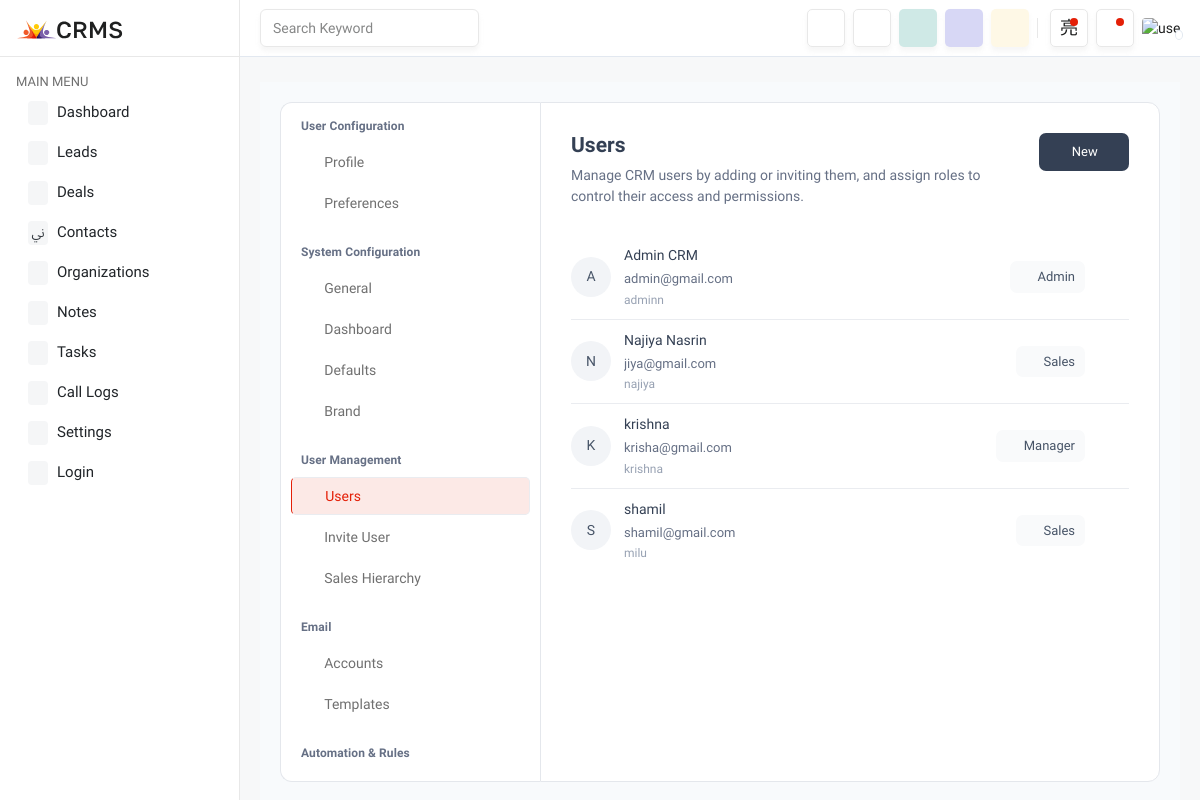
/users/ (signed in), run on the app's committed database.
### app/models.py (models this page shows, shortened)
class Users_db(models.Model):
    branch = models.ForeignKey(Branch_db, on_delete=models.CASCADE, related_name='users')
    username = models.CharField(max_length=150, unique=True)
    password = models.CharField(max_length=255)
    full_name = models.CharField(max_length=150)
    email = models.EmailField(unique=True)
    role = models.CharField(max_length=20, choices=ROLE_CHOICES, default='sales')
    status = models.CharField(max_length=20, choices=STATUS_CHOICES, default='active')
    created_at = models.DateTimeField(auto_now_add=True)
    updated_at = models.DateTimeField(auto_now=True)

### app/views.py (the view)
# urls.py: path("users/", views.users, name="users"),
def users(request):
    if 'B_id' in request.session:
        if request.session.has_key('B_id'):
            B_id = request.session['B_id']
        branch = Branch_db.objects.get(id=B_id)
        users_list = Users_db.objects.filter(
            branch=branch,
            status="active"
        ).order_by("full_name")
        return render(request, "users.html",
            {
                "users": users_list,
                "branch": branch,
                "role_choices": ROLE_CHOICES
            }
        )
    else:
        return redirect("login")

### app/models.py (called while the page is built)
    def __str__(self):
        return self.username

### templates/users.html (shortened to what this page needs)
{% extends 'base.html' %}
{% load static %}
{% block content %}
<div class="page-wrapper">
    <div class="content">
        <div class="settings-page">
            <div class="settings-sidebar">
                <div class="settings-scroll">
                    <div class="settings-section">
                        <div class="settings-section-title">
                            User Configuration
                        </div>
                        <a
                            href="{% url 'settings' %}"
                            class="settings-menu-item {% if request.resolver_match.url_name == 'settings' %}active{% endif %}"
                        >
                            <i class="ti ti-user-circle"></i>
                            <span>Profile</span>
                        </a>
                        <a
                            href="{% url 'preferences' %}"
                            class="settings-menu-item {% if request.resolver_match.url_name == 'preferences' %}active{% endif %}"
                        >
                            <i class="ti ti-adjustments"></i>
                            <span>Preferences</span>
                        </a>
                    </div>
                    <div class="settings-section">
                        <div class="settings-section-title">
                            System Configuration
                        </div>
                        <a
                            href="{% url 'general' %}"
                            class="settings-menu-item {% if request.resolver_match.url_name == 'general' %}active{% endif %}"
                        >
                            <i class="ti ti-settings"></i>
                            <span>General</span>
                        </a>
                        <a
                            href="{% url 'settings_dashboard' %}"
                            class="settings-menu-item {% if request.resolver_match.url_name == 'settings_dashboard' %}active{% endif %}"
                        >
                            <i class="ti ti-layout-dashboard"></i>
                            <span>Dashboard</span>
                        </a>
                        <a
                            href="{% url 'defaults' %}"
                            class="settings-menu-item {% if request.resolver_match.url_name == 'defaults' %}active{% endif %}"
                        >
                            <i class="ti ti-settings-automation"></i>
                            <span>Defaults</span>
                        </a>
                        <a
                            href="{% url 'brand' %}"
                            class="settings-menu-item {% if request.resolver_match.url_name == 'brand' %}active{% endif %}"
                        >
                            <i class="ti ti-brand-tabler"></i>
                            <span>Brand</span>
                        </a>
                    </div>
                    <div class="settings-section">
                        <div class="settings-section-title">
                            User Management
                        </div>
                        <a
                            href="{% url 'users' %}"
                            class="settings-menu-item {% if request.resolver_match.url_name == 'users' %}active{% endif %}"
                        >
                            <i class="ti ti-user"></i>
                            <span>Users</span>
                        </a>
                        <a
                            href="{% url 'invite_user' %}"
                            class="settings-menu-item {% if request.resolver_match.url_name == 'invite_user' %}active{% endif %}"
                        >
                            <i class="ti ti-user-plus"></i>
                            <span>Invite User</span>
                        </a>
                        <a
                            href="{% url 'sales_hierarchy' %}"
                            class="settings-menu-item {% if request.resolver_match.url_name == 'sales_hierarchy' %}active{% endif %}"
                        >
                            <i class="ti ti-hierarchy-3"></i>
                            <span>Sales Hierarchy</span>
                        </a>
                    </div>
                    <div class="settings-section">
                        <div class="settings-section-title">
                            Email
                        </div>
                        <a
                            href="{% url 'accounts' %}"
                            class="settings-menu-item {% if request.resolver_match.url_name == 'accounts' %}active{% endif %}"
                        >
                            <i class="ti ti-mail"></i>
                            <span>Accounts</span>
                        </a>
                        <a
                            href="{% url 'templates' %}"
                            class="settings-menu-item {% if request.resolver_match.url_name == 'templates' %}active{% endif %}"
                        >
                            <i class="ti ti-file-text"></i>
                            <span>Templates</span>
                        </a>
                    </div>
                    <div class="settings-section">
                        <div class="settings-section-title">
                            Automation &amp; Rules
                        </div>
                        <a
                            href="{% url 'assignment_rules' %}"
                            class="settings-menu-item {% if request.resolver_match.url_name == 'assignment_rules' %}active{% endif %}"
                        >
                            <span>Assignment Rules</span>
                        </a>
                    </div>
                </div>
            </div>
            <div class="settings-content">
                <div class="settings-card">
                    <div class="settings-header">
                        <div>
                            <h2>Users</h2>
                            <p>
                                Manage CRM users by adding or inviting them,
                                and assign roles to control their access and permissions.
                            </p>
                        </div>
                        <div class="new-user-dropdown" id="newUserDropdown">
                            <button type="button"
                                    class="new-user-btn"
                                    id="newUserBtn">
                                <i class="ti ti-plus"></i>
                                <span>New</span>
                                <i class="ti ti-chevron-down dropdown-arrow"></i>
                            </button>
                        </div>
                    </div>
                    {% if users %}
                        <div class="users-list">
                            {% for user in users %}
                                <div class="user-row">
                                    <div class="user-avatar">
                                        {{ user.full_name|slice:":1"|upper }}
                                    </div>
                                    <div class="user-info">
                                        <div class="user-name">
                                            {{ user.full_name }}
                                        </div>
                                        <div class="user-email">
                                            {{ user.email }}
                                        </div>
                                        <div class="user-username">
                                            {{ user.username }}
                                        </div>
                                    </div>
                                    <div class="user-actions">
                                        <span class="user-role">
                                            <i class="ti ti-shield"></i>
                                            {{ user.role|title }}
                                        </span>
                                        <button
                                            type="button"
                                            class="user-more-btn"
                                            title="More options"
                                        >
                                            <i class="ti ti-dots"></i>
                                        </button>
                                    </div>
                                </div>
                            {% endfor %}
                        </div>
                    {% endif %}
                </div>
            </div>
        </div>
    </div>
</div>
{% endblock %}

### templates/users.html (style rules this page uses)
.settings-page { width: 100%; min-height: calc(100vh - 80px); display: flex; padding: 20px; background: #f8fafc; box-sizing: border-box; }
.settings-sidebar { width: 260px; min-width: 260px; height: calc(100vh - 120px); background: #ffffff; border: 1px solid #e4e7ec; border-right: none; border-radius: 12px 0 0 12px; overflow: hidden; }
.settings-scroll { width: 100%; height: 100%; overflow-y: auto; padding: 14px 10px 25px; box-sizing: border-box; }
.settings-section { margin-bottom: 21px; }
.settings-section-title { padding: 0 10px; margin-bottom: 8px; color: #667085; font-size: 12px; font-weight: 600; letter-spacing: 0.1px; }
.settings-menu-item { width: 100%; min-height: 38px; padding: 0 10px; margin-bottom: 3px; display: flex; align-items: center; gap: 10px; border-radius: 7px; text-decoration: none; color: #475467; font-size: 14px; font-weight: 400; box-sizing: border-box; transition: all 0.2s ease; }
.settings-menu-item i { font-size: 17px; color: #667085; flex-shrink: 0; }
.settings-menu-item.active { background: #f2f4f7; color: #344054; font-weight: 500; border: 1px solid #eaecf0; }
.settings-menu-item.active i { color: #475467; }
.settings-content { flex: 1; min-width: 0; min-height: calc(100vh - 120px); }
.settings-card { width: 100%; min-height: calc(100vh - 120px); padding: 30px; background: #ffffff; border: 1px solid #e4e7ec; border-radius: 0 12px 12px 0; box-sizing: border-box; }
.settings-header { width: 100%; display: flex; align-items: flex-start; justify-content: space-between; gap: 20px; margin-bottom: 28px; }
.settings-header h2 { margin: 0 0 7px; color: #344054; font-size: 21px; font-weight: 600; }
.settings-header p { max-width: 680px; margin: 0; color: #667085; font-size: 14px; line-height: 1.5; }
.new-user-dropdown { position: relative; flex-shrink: 0; }
.new-user-btn { display: inline-flex; align-items: center; justify-content: center; gap: 7px; min-width: 90px; padding: 9px 13px; border: none; border-radius: 7px; background: #344054; color: #ffffff; font-size: 13px; font-weight: 500; cursor: pointer; transition: all 0.2s ease; }
.new-user-btn i { font-size: 16px; }
.dropdown-arrow { font-size: 14px !important; transition: transform 0.2s ease; }
.users-list { width: 100%; max-width: 850px; }
.user-row { width: 100%; min-height: 66px; display: flex; align-items: center; padding: 10px 0; border-bottom: 1px solid #eaecf0; box-sizing: border-box; }
.user-row:last-child { border-bottom: none; }
.user-avatar { width: 40px; height: 40px; flex-shrink: 0; display: flex; align-items: center; justify-content: center; margin-right: 13px; border-radius: 50%; background: #f2f4f7; color: #475467; font-size: 14px; font-weight: 500; }
.user-info { flex: 1; min-width: 0; }
.user-name { margin-bottom: 3px; color: #344054; font-size: 14px; font-weight: 500; }
.user-email { overflow: hidden; color: #667085; font-size: 13px; text-overflow: ellipsis; white-space: nowrap; }
.user-actions { display: flex; align-items: center; gap: 10px; }
.user-role { display: inline-flex; align-items: center; gap: 6px; padding: 6px 10px; border-radius: 7px; background: #f9fafb; color: #475467; font-size: 13px; font-weight: 500; }
.user-role i { font-size: 15px; }
.user-more-btn { width: 34px; height: 34px; display: flex; align-items: center; justify-content: center; border: none; border-radius: 7px; background: transparent; color: #667085; cursor: pointer; }
.user-username { margin-top: 2px; color: #98a2b3; font-size: 12px; }

### data on the page
Users_db: full_name "A", full_name "Admin CRM", email "admin@gmail.com", username "adminn", role "Admin"
Users_db: full_name "N", full_name "Najiya Nasrin", email "jiya@gmail.com", username "najiya", role "Sales"
Users_db: full_name "K", full_name "krishna", email "krisha@gmail.com", username "krishna", role "Manager"
Users_db: full_name "S", full_name "shamil", email "shamil@gmail.com", username "milu", role "Sales"
